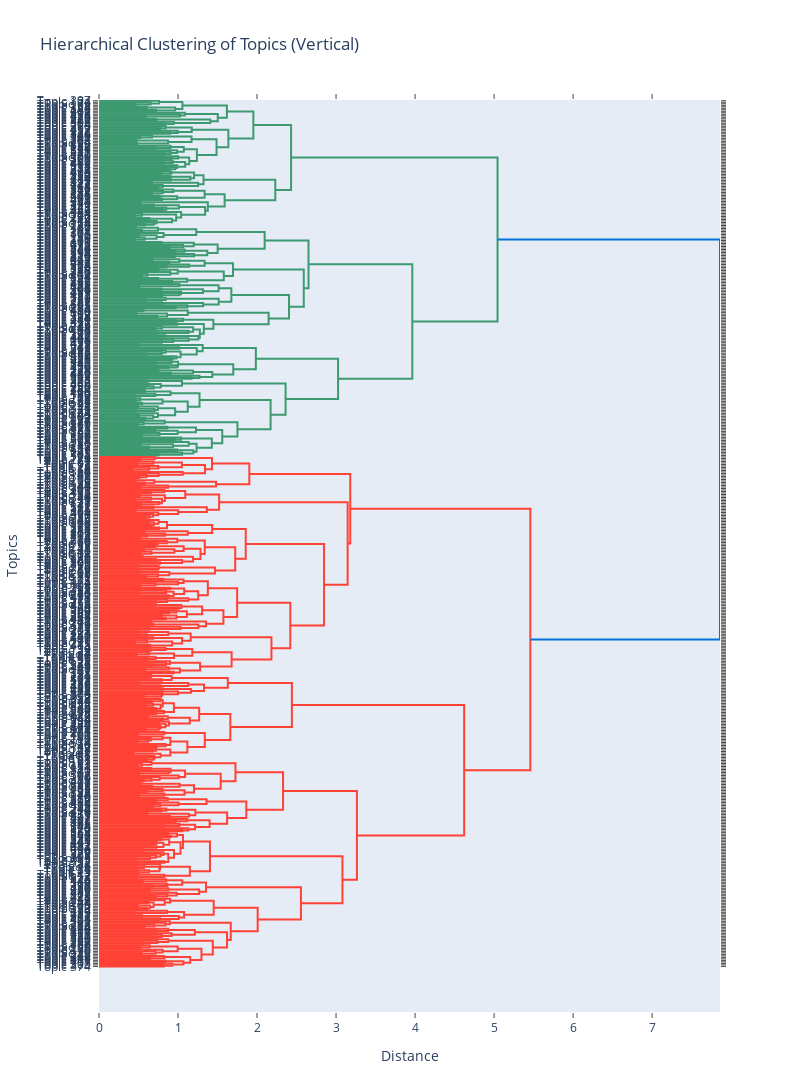

The code cell stored with this chart in its notebook:
### Markdown cell above
**HIERARCHICAL CLUSTERING DENDOGRAM**

### Code cell
#get topic data
topic_vectors = model.topic_vectors
topic_nums = model.get_topics()[2]

#create dendogram
linkage_function = lambda x: linkage(x, method='ward', metric='euclidean')

#pass the raw topic_vectors, not precomputed linkage matrix
fig = ff.create_dendrogram(
    topic_vectors,
    orientation='left',
    labels=[f"Topic {num}" for num in topic_nums],
    linkagefun=linkage_function  
)

#layout setting
fig.update_layout(
    width=800,
    height=8000,  # Increase height to provide more space for labels
    title="Hierarchical Clustering of Topics (Vertical)",
    xaxis_title="Distance",
    yaxis_title="Topics"
)

# Show the interactive plot
fig.show()
